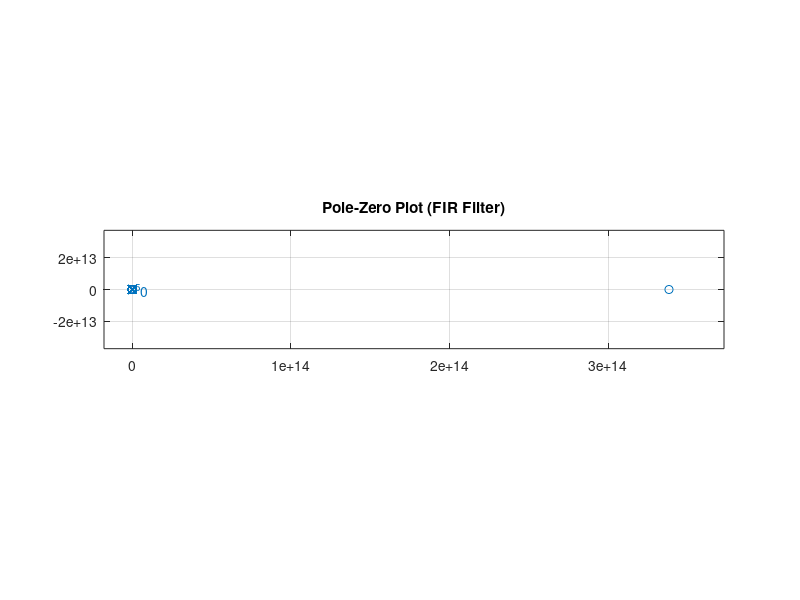

The MATLAB script that drew this image: (Note: this script raises an error after producing the figure.)
fs = 20000;
n = 50;
passband_ripple = 1;
stopband_attenuation = 50;
passband_freq = 4500;
stopband_freq = 5000;

fc=(stopband_freq+passband_freq)/2;

M = floor((n - 1) / 2);
Fs = fs;
wl = 2*pi*fc/fs;

h = zeros(1, n);
h(M + 1) = wl / pi;

for k = 1:M
    pos = k + M + 1;
    h(pos) = (sin(k * wl) / (k * pi));
    new_pos = pos - (2 * k);
    h(new_pos) = h(pos);
end

            if stopband_attenuation <= 21 && passband_ripple > 0.7416
                window_choice = 'rectangular';
            elseif stopband_attenuation <= 44 && passband_ripple > 0.0546
                window_choice = 'hanning';
            elseif stopband_attenuation <= 53 && passband_ripple > 0.0196
                window_choice = 'hamming';
            elseif stopband_attenuation <= 74 && passband_ripple > 0.0017
                window_choice = 'blackman';
            else
                error('Invalid window choice.');
            end
            fprintf('Chosen window: %s\n', window_choice);
           
          


            if strcmpi(window_choice, 'rectangular')
                w_rect = ones(1, n);
                num = h.*w_rect;
            elseif strcmpi(window_choice, 'hanning')
                w = zeros(1, n);
                for k = 0:M
                    pos = k + M + 1;
                    w(pos) = 0.5 + 0.5 * cos(k * pi / M);
                    new_pos = pos - (2 * k);
                    w(new_pos) = w(pos);
                end
                num = h.*w;
            elseif strcmpi(window_choice, 'hamming')
                w_hamm = zeros(1, n);
                for k = 0:1:M
                    pos = k + M + 1;
                    w_hamm(pos) = 0.54 + 0.46 * cos(k * pi / M);
                    new_pos = pos - (2 * k);
                    w_hamm(new_pos) = w_hamm(pos);
                end
                num =  h.*w_hamm;
            elseif strcmpi(window_choice, 'blackman')
                w = zeros(1, n);
                for k = 0:M
                    pos = k + M + 1;
                    w(pos) = 0.42 + 0.5 * cos(k * pi / M) + 0.08 * cos(2 * k * pi / M);
                    new_pos = pos - (2 * k);
                    w(new_pos) = w(pos);
                end
                num = h.*w;
            else
                error('Invalid window choice.');
            end



% Calculate the frequency response of the filter
[hz, w] = freqz(num, 1, 512, fs);

% Create the FIR filter using the selected window function


% Check the selected window function and create the FIR filter
        if strcmpi(window_choice, 'rectangular')
        b = fir1(n, (passband_freq + stopband_freq) / (2 * Fs), 'low', rectwin(n+1));
        elseif strcmpi(window_choice, 'hanning')
        b = fir1(n, (passband_freq + stopband_freq) / (2 * Fs), 'low', hann(n+1));
        elseif strcmpi(window_choice, 'hamming')
        b = fir1(n, (passband_freq + stopband_freq) / (2 * Fs), 'low', hamming(n+1));
    	 strcmpi(window_choice, 'blackman')
        b = fir1(n, (passband_freq + stopband_freq) / (2 * Fs), 'low', blackman(n+1));
        else
            error('Invalid window choice.');
        end


% Check the stability

figure;
zplane(b, 1);
title('Pole-Zero Plot (FIR Filter)');
grid on;

% Calculate the step response of the filter
[step_response, time_step] = stepz(b, 1, 1024, Fs);

% Calculate the impulse response of the filter
[impulse_response, time_impulse] = impz(b, 1, 1024, Fs);


% Create the sample index for the x-axis
sample_index = 0:1023;

% Plot the step response
figure;

plot(sample_index, step_response);
title('Step Response of the FIR Filter');
xlabel('Sample Index');
ylabel('Amplitude');
grid on;

% Plot the impulse response
figure;
plot(sample_index, impulse_response);
title('Impulse Response of the FIR Filter');
xlabel('Sample Index');
ylabel('Amplitude');
grid on;

figure(1)
subplot(2, 1, 1)
plot(w, 20*log10(abs(hz)));
xlabel('Frequency (Hz)');
ylabel('Magnitude Response (dB)');
subplot(2, 1, 2)
plot(w, 180*unwrap(angle(hz))/pi)
xlabel('Frequency (Hz)')
ylabel('Phase (degrees)')


% Generate the input signal
t = 0:1/Fs:0.1;  % Time vector from 0 to 0.1 seconds
input_signal = sin(6000 * pi * t) + sin(1000 * pi * t) + sin(200 * pi * t) + sin(100 * pi * t);

% Add noise to the input signal
SNR_dB = 1;  % Signal-to-noise ratio
noise = randn(size(input_signal));  % Generate white Gaussian noise
noise_power = 10^(-SNR_dB/10);  % Convert SNR to linear scale
scaled_noise = sqrt(noise_power) * noise;
noisy_signal = input_signal + scaled_noise;

% Filter the noisy signal using the FIR filter
filtered_signal = filter(b, 1, noisy_signal);

% Plot the original signal, noisy signal, and filtered signal
figure;

subplot(3, 1, 1);
plot(t, input_signal);
title('Original Signal');
xlabel('Time (s)');
ylabel('Amplitude');

subplot(3, 1, 2);
plot(t, noisy_signal);
title('Noisy Signal');
xlabel('Time (s)');
ylabel('Amplitude');

subplot(3, 1, 3);
plot(t, filtered_signal);
title('Filtered Signal');
xlabel('Time (s)');
ylabel('Amplitude');




N_audio = 50; % Filter order for the audio

[input_audio, Fs_audio] = audioread('C:/Users/San/Downloads/tv-glitch-6245.mp3'); % Replace 'noisy_audio.wav' with your noisy audio file

% Apply the FIR filter to the noisy audio signal
filtered_audio = filter(b, 1, input_audio);

% Play the original noisy audio
disp('Playing Noisy Audio...');
sound(input_audio, Fs_audio);
pause(length(input_audio)/Fs_audio + 1); % Pause to allow the sound to finish playing

% Play the filtered audio
disp('Playing Filtered Audio...');
sound(filtered_audio, Fs_audio);
pause(length(filtered_audio)/Fs_audio + 1); % Pause to allow the sound to finish playing

% Plot the signals for the audio
t_audio = (0:length(input_audio)-1) / Fs_audio;

figure;
subplot(2, 1, 1);
plot(t_audio, input_audio);
title('Noisy Audio Signal');
xlabel('Time (s)');
ylabel('Amplitude');

subplot(2, 1, 2);
plot(t_audio, filtered_audio);
title('Filtered Audio Signal');
xlabel('Time (s)');
ylabel('Amplitude');

% Calculate the noise removed signal for the audio
noise_removed_audio = input_audio - filtered_audio;


% Frequency response plot of the FIR filter for the audio
figure;
freqz(b, 1, 1024, Fs_audio);
title(['Frequency Response of FIR Filter with' window_choice 'Window']);